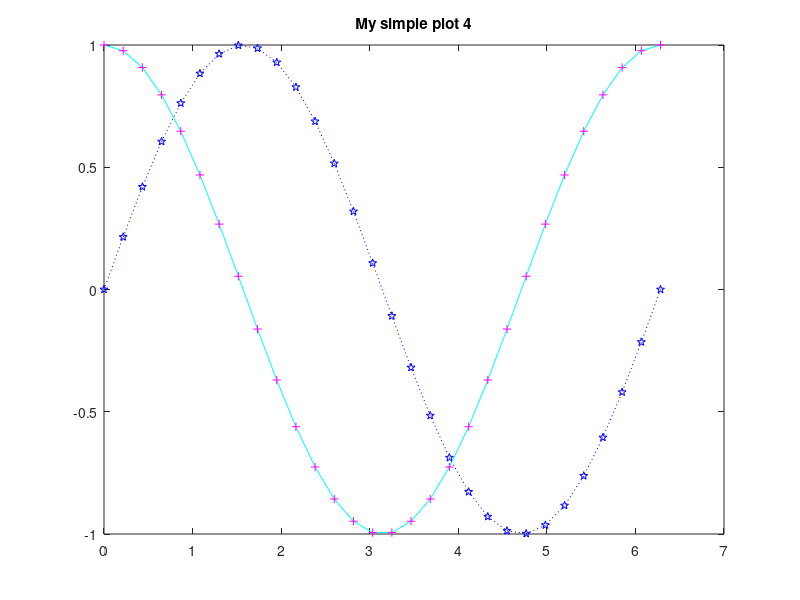

Reproduce this figure in MATLAB.
% Plotting two simple functions with some colors

close all              % close all graphics windows

x = linspace(0, 2*pi, 30);  % create 30 x-values

y = sin(x);
z = cos(x);

plot(x,y, 'b:p', x,z, 'c-', x,z, 'm+'),
     title('My simple plot 4')
     
% x and y are plotted blue, dotted curve, and pentagrams

% x and z are plotted cyan, solid curve and magenta plus signs